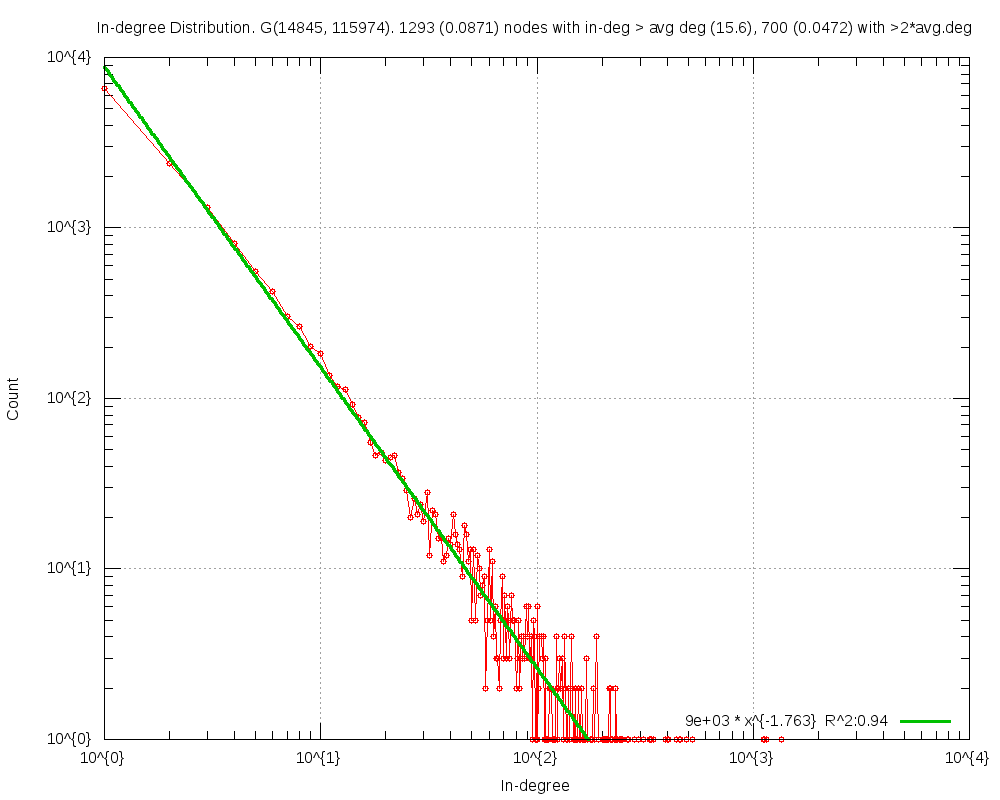

This chart was generated by the following gnuplot code:
#
# In-degree Distribution. G(14845, 115974). 1293 (0.0871) nodes with in-deg > avg deg (15.6), 700 (0.0472) with >2*avg.deg (Sun Apr 27 20:51:39 2014)
#

set title "In-degree Distribution. G(14845, 115974). 1293 (0.0871) nodes with in-deg > avg deg (15.6), 700 (0.0472) with >2*avg.deg"
set key bottom right
set logscale xy 10
set format x "10^{%L}"
set mxtics 10
set format y "10^{%L}"
set mytics 10
set grid
set xlabel "In-degree"
set ylabel "Count"
set tics scale 2
set yrange[1.000000:]
set terminal png size 1000,800
set output 'inDeg.TwitterRW1.25.png'
plot 	"inDeg.TwitterRW1.25.tab" using 1:2 title "" with linespoints pt 6,\
	f1(x)=8785.004401*x**-1.763127, f1(x) title "9e+03 * x^{-1.763}  R^2:0.94" with lines linewidth 3
